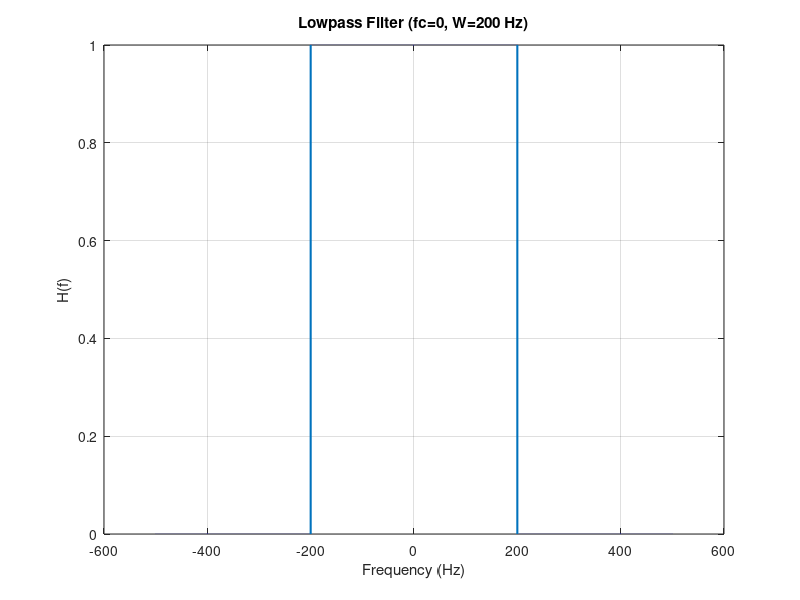
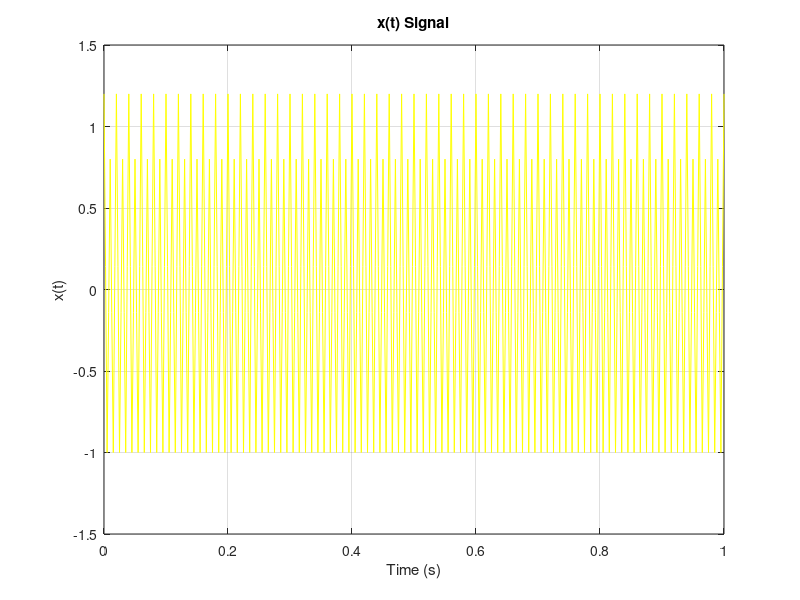
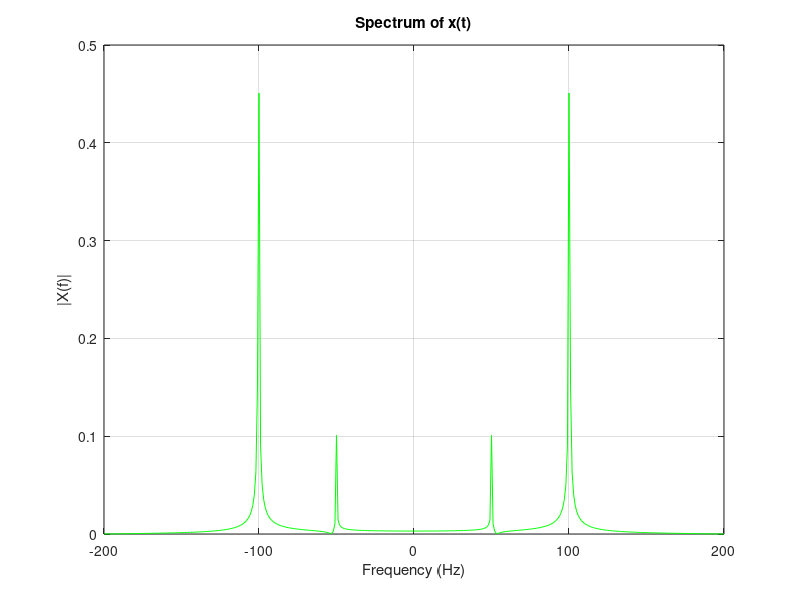
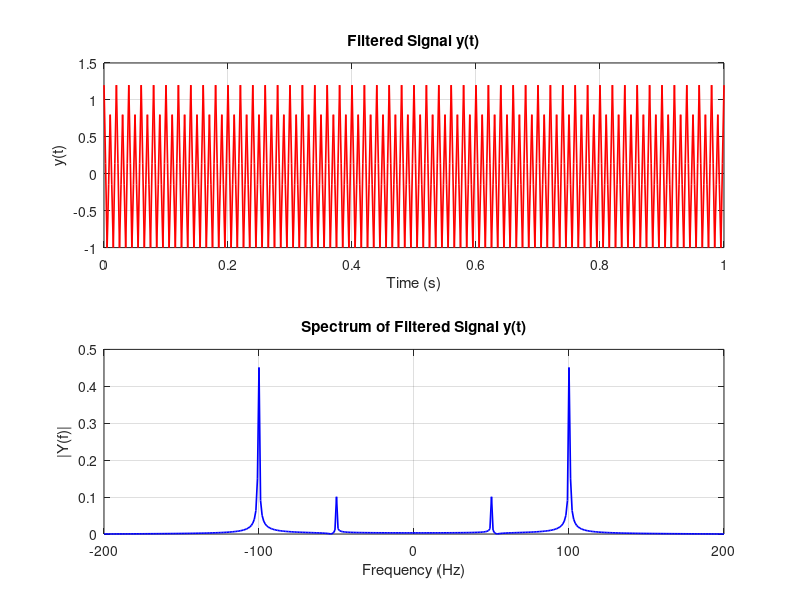

MATLAB code to generate these figures, in order:
clc;
clear;
close all;

% Parameters
fs = 400; 
T = 1/fs; 
t = 0:T:1;
f = -500:0.01:500; 

% Filter H(f)
W = 200; 
H = zeros(size(f));
H(f > -W & f < W) = 1;
figure;
plot(f, H, 'LineWidth', 1.5);
xlabel('Frequency (Hz)');
ylabel('H(f)');
title('Lowpass Filter (fc=0, W=200 Hz)');
grid on;

% Signal x(t)
x = cos(200*pi.*t) + 0.2*cos(700*pi.*t);
figure;
plot(t, x, 'y');
xlabel('Time (s)');
ylabel('x(t)');
title('x(t) Signal');
grid on;

% Fourier Transform of the Signal
X = fft(x); 
N = length(X);
frequencies = linspace(-fs/2, fs/2, N);

% Plot the spectrum of the signal
figure;
plot(frequencies, abs(fftshift(X))/N, 'g');
xlabel('Frequency (Hz)');
ylabel('|X(f)|');
title('Spectrum of x(t)');
grid on;

% Low-pass Filtering in Frequency Domain
H_fft = zeros(1, N);
H_fft(abs(frequencies) < W) = 1;
Y = H_fft .* fftshift(X); 
y_filtered = ifft(ifftshift(Y));

% Plot Filtered Signal
figure;
subplot(2,1,1);
plot(t, real(y_filtered), 'r', 'LineWidth', 1.2);
xlabel('Time (s)');
ylabel('y(t)');
title('Filtered Signal y(t)');
grid on;

subplot(2,1,2);
plot(frequencies, abs(Y)/N, 'b', 'LineWidth', 1.2);
xlabel('Frequency (Hz)');
ylabel('|Y(f)|');
title('Spectrum of Filtered Signal y(t)');
grid on;
